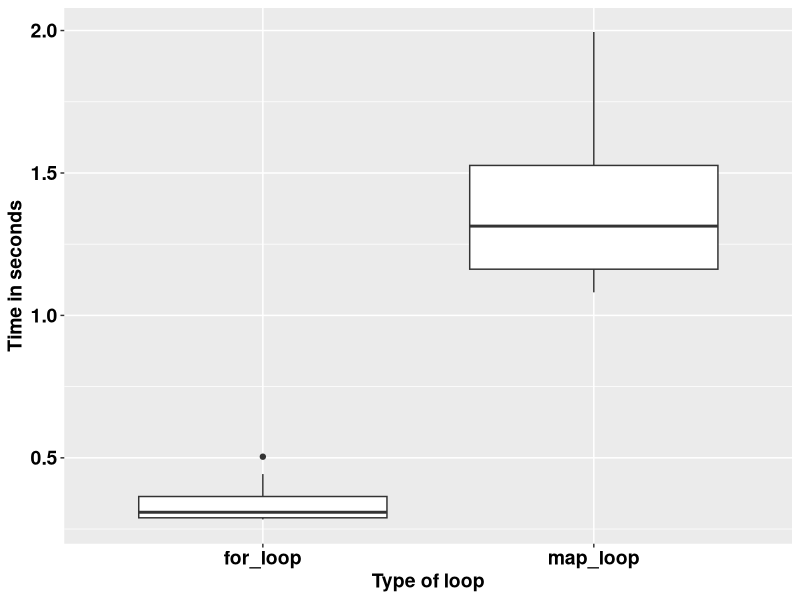

The R script that drew this image:
## ---- chunk 1
knitr::opts_chunk$set(echo = TRUE)
## ---- chunk 2
square <- function(a) a**2
square(3)
## ---- chunk 3
square <- function(b){ # Create the function na
  b**2
}
square(3)
## ---- chunk 4
square <- function(c){ 
  product <- c**2
  return(product)
}
square(3)
## ---- chunk 5
square <- function(d){
  product <- d**2
  print(product)
}
square(5)
## ---- chunk 6
square <- function(e){
  product <- e**2
  (product)
}
square(9)
## ---- chunk 7
square <- function(f){
  product <- f**2
  show(product)
}
square(9)
## ---- chunk 8
square_root <- function(b){
  product <- b^0.5
  return(product/2)
}
square_root(9)
## ---- chunk 9
square_root
## ---- chunk 10
square(-10:10)
## ---- chunk 11
square_root(c(-26, 1:15, 158))
## ---- chunk 12
m <- list(12, 18, 345)
square_root(m[[2]])
## ---- chunk 13
rescale <- function(x){
  m <- mean(x)
  s <- sd(x)
  (x - m) / s
}
rescale(c(-52, 58, 46, 99))
## ---- chunk 14
rescale <- function(x, only_translate){
  m <- mean(x)
  translated <- x - m
  if (only_translate) return(translated)
  s <- sd(x)
  translated / s
}

rescale(x = 1:6, only_translate = TRUE)
## ---- chunk 15
rescale <- function(x, only_translate){
  m <- mean(x)
  translated <- x - m
  if (only_translate) return(translated)
  s <- sd(x)
  translated / s
}

rescale(x = 1:4, only_translate = FALSE)
## ---- chunk 16
rescale(only_translate = TRUE, x = 1:4)
## ---- chunk 17
rescale(x = 1:4, TRUE)
rescale(TRUE, x = 1:4)
rescale(1:4, only_translate = T)
rescale(only_translate = T, 1:4)
## ---- chunk 18
rescale(1:4, o = T)
rescale(o = T, 1:4)
## ---- chunk 19
rescale <- function(x, only_translate = FALSE){
  m <- mean(x)
  translated <- x - m
  if(only_translate) return(translated)
  s <- sd(x)
  translated / s
}
## ---- chunk 20
rescale(1:4) # This runs with only_translate being taken as FALSE by default.
## ---- chunk 21
rescale <- function(x, ...){
  m <- mean(x, ...)
  s <- sd(x, ...)
  (x - m) / s
}

rescale(1:4)
## ---- chunk 22
x <- c(NA, 1:3)
rescale(x)
## ---- chunk 23
x <- c(NA, 1:3)
rescale(x, na.rm = TRUE)
## ---- chunk 24
some_function <- function(x) x
other_function <- function(x, ...) x
# some_function(1:4, foo = "bar") # This does not run because there was no allowance.
other_function(1:4, foo = "bar")

## ---- chunk 25
f <- function(...) list(...)
g <- function(x, y, ...) f(...)
g(x = 1, y = 2, z = 3, w = 4)
## ---- chunk 26
compare_rasters <- function(x) {
  if (sum(x > 0.5, na.rm = TRUE) > 7) {
    return(1)
  } else {
    return(0)
  }
  
}
## ---- chunk 27
library(tidyverse)
volumes <- rnorm(1000000)

for_loop <- vector()

for (k in 1:20) {
  for_loop[k] <- system.time(for (i in 1:length(volumes)) {
    2.3 * volumes[i] ^ 9
  })
}

map_loop <- vector()
for (j in 1:20) {
  map_loop[j] <- system.time(map_vec(volumes, \(x) 2.3 * x ^ 9))
}
## ---- chunk 28
data.frame(for_loop = for_loop, map_loop = map_loop) %>% 
  gather(key = "key", value = "value") %>% 
  ggplot(aes(key, value)) +
  geom_boxplot() +
  labs(x = "Type of loop",
       y = "Time in seconds") +
  theme(text = element_text(size = 14, face = "bold", colour = "black")) +
  theme(axis.text = element_text(size = 14, face = "bold", colour = "black"))
